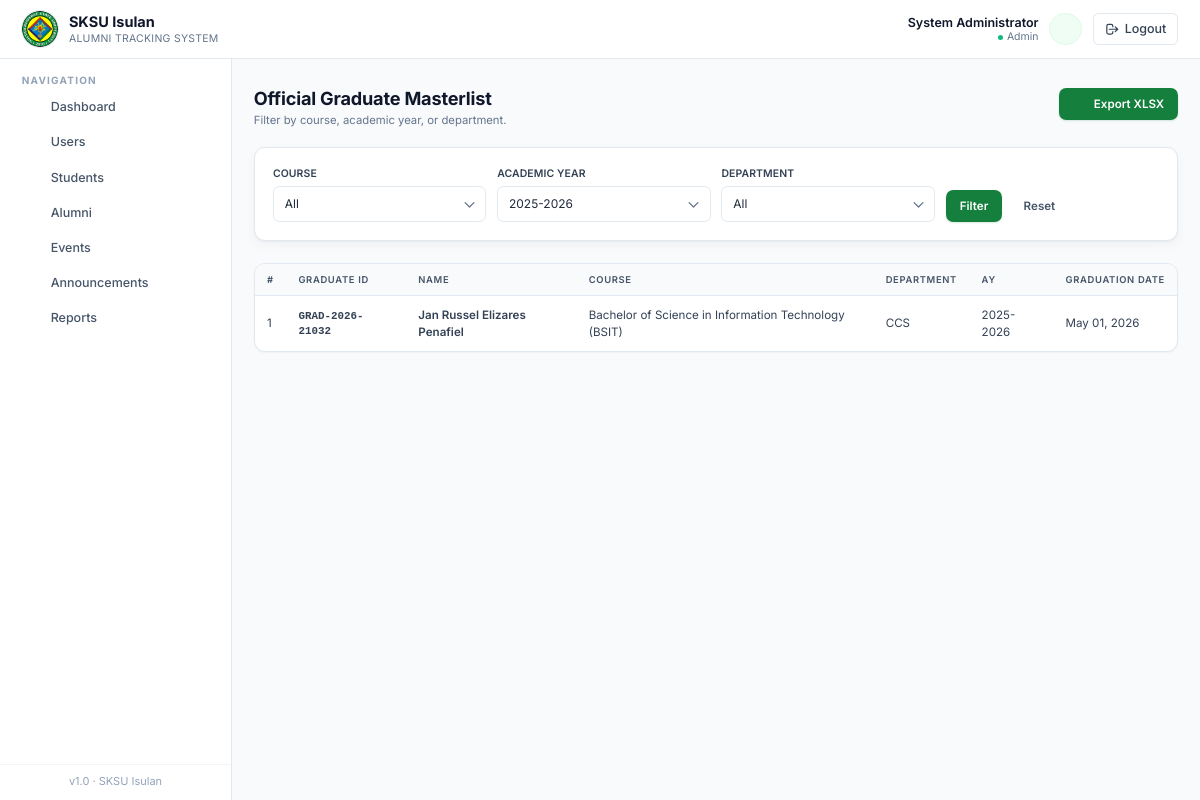
The app's page /pages/registrar/masterlist.php?year=2025-2026 (signed in) with its own data.
### tables this page shows
CREATE TABLE `graduates` (
  `id` int(11) NOT NULL,
  `student_id` int(11) NOT NULL,
  `graduate_id` varchar(30) NOT NULL,
  `course` varchar(120) DEFAULT NULL,
  `department` varchar(120) DEFAULT NULL,
  `academic_year` varchar(20) DEFAULT NULL,
  `graduation_date` date DEFAULT NULL,
  `honors` varchar(80) DEFAULT NULL,
  `approved_by` int(11) DEFAULT NULL,
  `approved_at` datetime DEFAULT current_timestamp()
);

CREATE TABLE `users` (
  `id` int(11) NOT NULL,
  `full_name` varchar(150) NOT NULL,
  `email` varchar(150) NOT NULL,
  `password` varchar(255) NOT NULL,
  `role` enum('student','registrar','alumni','admin') NOT NULL DEFAULT 'student',
  `contact` varchar(30) DEFAULT NULL,
  `address` varchar(255) DEFAULT NULL,
  `status` enum('active','inactive') DEFAULT 'active',
  `created_at` datetime DEFAULT current_timestamp()
);

### includes/options.php (called while the page is built, shortened)
<?php
function app_course_groups(): array {
    return [
        'Engineering and Computing' => [
            'Bachelor of Science in Information Technology (BSIT)',
            'Bachelor of Science in Computer Science (BSCS)',
            'Bachelor of Science in Information Systems (BSIS)',
            'Bachelor of Science in Computer Engineering (BSCpE)',
            'Bachelor of Science in Civil Engineering (BSCE)',
        ],
        'Education and Technology' => [
            'Bachelor in Technical Teacher Education (BTTE)',
        ],
        'Industrial Technology Programs' => [
            'Bachelor in Industrial Technology major in Architectural Drafting Technology',
            'Bachelor in Industrial Technology major in Automotive Technology',
            'Bachelor in Industrial Technology major in Civil Technology',
            'Bachelor in Industrial Technology major in Electrical Technology',
            'Bachelor in Industrial Technology major in Food Technology',
            'Bachelor in Industrial Technology major in Electronics Technology',
        ],
    ];
}

### includes/db.php (called while the page is built, shortened)
<?php
function db_select($conn, $sql, $types = '', $params = []) {
    $stmt = mysqli_prepare($conn, $sql);
    if (!empty($params)) {
        mysqli_stmt_bind_param($stmt, $types, ...$params);
    }
    mysqli_stmt_execute($stmt);
    $result = mysqli_stmt_get_result($stmt);
    $rows = [];
    while ($row = mysqli_fetch_assoc($result)) {
        $rows[] = $row;
    }
    return $rows;
}
function e($value) {
    return htmlspecialchars((string)$value, ENT_QUOTES, 'UTF-8');
}

### includes/helpers.php (called while the page is built, shortened)
<?php
require_once __DIR__ . '/icons.php';
require_once __DIR__ . '/options.php';
function fmt_date($date) {
    return date('M d, Y', strtotime($date));
}
function paginate(array $rows, int $per_page = 10, string $param = 'page'): array {
    $total = count($rows);
    $pages = max(1, (int)ceil($total / max(1, $per_page)));
    $page  = max(1, min($pages, (int)($_GET[$param] ?? 1)));
    $start = ($page - 1) * $per_page;
    $slice = array_slice($rows, $start, $per_page);
    return [
        'rows'     => $slice,
        'page'     => $page,
        'pages'    => $pages,
        'total'    => $total,
        'per_page' => $per_page,
        'from'     => $total ? $start + 1 : 0,
        'to'       => $start + count($slice),
        'param'    => $param,
    ];
}

### pages/registrar/masterlist.php (the view, shortened to what this page needs)
<?php
require_once __DIR__ . '/../../includes/auth.php';
require_once __DIR__ . '/../../includes/helpers.php';
$course = $_GET['course'] ?? '';
$year   = $_GET['year'] ?? '';
$dept   = $_GET['dept'] ?? '';
$conds = ['1'];
$types = '';
$params = [];
if ($year)   { $conds[] = 'g.academic_year = ?'; $types .= 's'; $params[] = $year; }
$where = implode(' AND ', $conds);
$all_rows = db_select($conn,
    "SELECT g.*, u.full_name, u.email FROM graduates g
     JOIN students s ON s.id=g.student_id JOIN users u ON u.id=s.user_id
     WHERE $where ORDER BY g.course, u.full_name", $types, $params);
$pg = paginate($all_rows, 15);
$years   = db_select($conn, "SELECT DISTINCT academic_year FROM graduates WHERE academic_year IS NOT NULL ORDER BY academic_year DESC");
include __DIR__ . '/../../templates/header.php';
include __DIR__ . '/../../templates/sidebar.php';
?>
<main class="flex-1 px-4 sm:px-6 py-8">
  <div class="page-head">
    <div>
      <h1>Official Graduate Masterlist</h1>
      <p class="subtitle">Filter by course, academic year, or department.</p>
    </div>
    <a href="<?= APP_URL ?>/actions/export_masterlist.php?<?= http_build_query(['course'=>$course,'year'=>$year,'dept'=>$dept]) ?>" class="btn-primary">
      <?= icon('document','w-4 h-4') ?>
      Export XLSX
    </a>
  </div>
  <form class="card grid sm:grid-cols-4 gap-3 mb-6 items-end">
    <div><label class="label">Course</label>
      <select name="course" class="input"><option value="">All</option>
      </select>
    </div>
    <div><label class="label">Academic Year</label>
      <select name="year" class="input"><option value="">All</option>
        <?php foreach ($years as $y): ?><option <?= $year===$y['academic_year']?'selected':'' ?>><?= e($y['academic_year']) ?></option><?php endforeach; ?>
      </select>
    </div>
    <div><label class="label">Department</label>
      <select name="dept" class="input"><option value="">All</option>
      </select>
    </div>
    <div class="flex gap-2">
      <button class="btn-primary">Filter</button>
      <a href="?" class="btn-ghost">Reset</a>
    </div>
  </form>
  <div class="table-wrap has-pagination overflow-x-auto">
    <table class="table-clean">
      <thead>
        <tr>
          <th class="pl-6">#</th>
          <th>Graduate ID</th>
          <th>Name</th>
          <th>Course</th>
          <th>Department</th>
          <th>AY</th>
          <th class="pr-6">Graduation Date</th>
        </tr>
      </thead>
      <tbody>
        <?php $i = ($pg['page'] - 1) * $pg['per_page']; foreach ($rows as $r): $i++; ?>
          <tr>
            <td class="pl-6 text-ink-500" data-label="#"><?= $i ?></td>
            <td class="font-mono text-xs font-bold text-crimson-700" data-label="Graduate ID"><?= e($r['graduate_id']) ?></td>
            <td class="font-semibold text-ink-900" data-label="Name"><?= e($r['full_name']) ?></td>
            <td class="text-ink-700" data-label="Course"><?= e($r['course']) ?></td>
            <td class="text-ink-600" data-label="Department"><?= e($r['department']) ?></td>
            <td class="text-ink-600" data-label="AY"><?= e($r['academic_year']) ?></td>
            <td class="pr-6 text-ink-600" data-label="Graduation Date"><?= fmt_date($r['graduation_date']) ?></td>
          </tr>
        <?php endforeach; ?>
      </tbody>
    </table>
  </div>
</main>
<?php include __DIR__ . '/../../templates/footer.php'; ?>

### assets/css/app.css (style rules this page uses)
:root { --crimson-50:#f0fdf4; --crimson-100:#dcfce7; --crimson-200:#bbf7d0; --crimson-300:#86efac; --crimson-400:#4ade80; --crimson-500:#22c55e; --crimson-600:#16a34a; --crimson-700:#15803d; --crimson-800:#166534; --crimson-900:#14532d; --ink-50:#f8fafc; --ink-100:#f1f5f9; --ink-200:#e2e8f0; --ink-300:#cbd5e1; --ink-400:#94a3b8; --ink-500:#64748b; --ink-600:#475569; --ink-700:#334155; --ink-800:#1e293b; --ink-900:#0f172a; }
html { font-size: 14.5px; }
html, body { font-family: 'Inter', ui-sans-serif, system-ui, -apple-system, 'Segoe UI', Roboto, sans-serif; }
body { color: var(--ink-800); background: var(--ink-50); line-height: 1.5; }
.card { background:#fff; border-radius: 0.75rem; border:1px solid var(--ink-200); box-shadow: 0 1px 2px rgba(15,23,42,0.04), 0 4px 12px rgba(15,23,42,0.04); padding:1.25rem; transition: box-shadow .2s ease, transform .2s ease, border-color .2s ease; }
.btn-primary, .btn-secondary, .btn-ghost, .btn-danger { display: inline-flex; align-items: center; justify-content: center; gap: 0.45rem; font-weight: 600; font-size: 0.8rem; padding: 0.55rem 0.9rem; border-radius: 0.5rem; transition: background .15s ease, color .15s ease, border-color .15s ease, box-shadow .15s ease, transform .05s ease; border: 1px solid transparent; cursor: pointer; line-height: 1.25; }
.btn-primary { background: var(--crimson-700); color:#fff; box-shadow: 0 1px 2px rgba(21,128,61,0.18); }
.btn-ghost { background: transparent; color: var(--ink-600); }
.input, select.input, textarea.input { width:100%; padding: 0.55rem 0.75rem; border:1px solid var(--ink-200); background:#fff; border-radius: 0.45rem; outline: none; font-size: 0.825rem; color: var(--ink-800); transition: border-color .15s ease, box-shadow .15s ease, background .15s ease; }
.input::placeholder { color: var(--ink-400); }
select.input { appearance: none; background-repeat: no-repeat; background-position: right 0.6rem center; background-size: 1rem; padding-right: 2.1rem; }
.label { display:block; font-size: 0.72rem; font-weight: 600; color: var(--ink-700); margin-bottom: 0.3rem; letter-spacing: 0.01em; text-transform: uppercase; }
.table-clean { width:100%; border-collapse: separate; border-spacing: 0; font-size: 0.8rem; }
.table-clean thead th { background: var(--ink-50); color: var(--ink-600); font-weight: 600; text-align:left; padding: 0.6rem 0.85rem; font-size: 0.65rem; text-transform: uppercase; letter-spacing: 0.07em; border-bottom:1px solid var(--ink-200); white-space: nowrap; }
.table-clean tbody td { padding: 0.7rem 0.85rem; border-bottom:1px solid var(--ink-100); color: var(--ink-700); vertical-align: middle; }
.table-clean tbody tr:last-child td { border-bottom: none; }
.table-clean tbody tr { transition: background .12s ease; }
.table-wrap { background:#fff; border:1px solid var(--ink-200); border-radius: 0.75rem; overflow: hidden; box-shadow: 0 1px 2px rgba(15,23,42,0.04); }
.page-head { display:flex; align-items: flex-start; justify-content: space-between; gap: 1rem; margin-bottom: 1.25rem; flex-wrap: wrap; }
.page-head h1 { font-size: 1.25rem; font-weight: 700; color: var(--ink-900); letter-spacing: -0.01em; line-height: 1.2; }
.page-head .subtitle { font-size: 0.78rem; color: var(--ink-500); margin-top: 0.15rem; }
.table-wrap.has-pagination { border-bottom-left-radius: 0; border-bottom-right-radius: 0; border-bottom: 0; }
.table-wrap.has-pagination:not(:has(+ .pagination)) { border-bottom-left-radius: 0.75rem; border-bottom-right-radius: 0.75rem; border-bottom: 1px solid var(--ink-200); }

### records on screen
graduates: graduate "GRAD-2026-21032", users.full_name "Jan Russel Elizares Penafiel", course "Bachelor of Science in Information Technology (BSIT)", department "CCS", academic_year "2025-2026", graduation_date "May 01, 2026"

### other values on screen
$_SESSION['full_name'] "System Administrator"
$_role "Admin"
$label "Dashboard"
$label "Users"
$label "Students"
$label "Alumni"
$label "Events"
$label "Announcements"
$label "Reports"
form field year "2025-2026"
